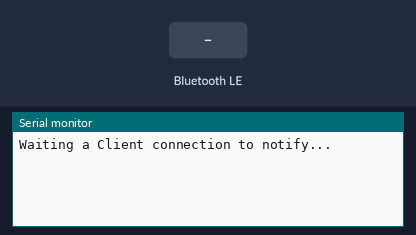
The sketch below on a simulated ESP32. On the bench: the last lines printed to the serial monitor. The inputs (shaded band) are chosen by the test bench. Nothing arrives over Bluetooth unless stated; a phone connects over Bluetooth LE 3 s after start.

Above: at 1.2 s.
1.3 s: Bluetooth LE write "1" received
At 2.5 s:
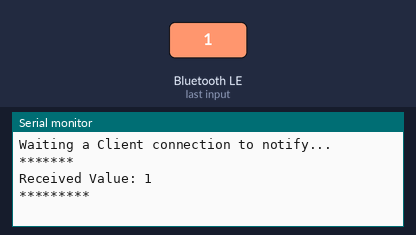
2.8 s: Bluetooth LE write "0" received
At 2.98 s:
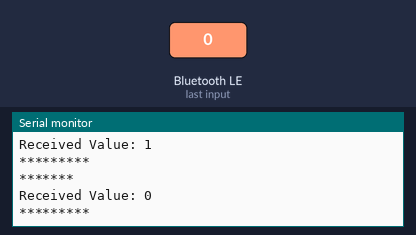
5.5 s: Bluetooth LE write "2" received
At 5.83 s:
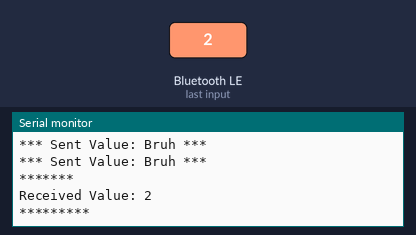

The sketch:

sketch_jan12a.ino
```cpp
#include<BLEDevice.h>
#include<BLEServer.h>
#include<BLEUtils.h>
#include<BLE2902.h>

#define SERVICE_UUID "ab8028b1-198e-4351-b779-901fa0e03715"
#define CHARACTERISTIC_UUID_RX "4aca9682-9736-4e5d-932b-e9b314050495"
#define CHARACTERISTIC_UUID_TX "0972128C-7613-4075-AD52-756F33D4DA95"


BLECharacteristic *characteristicTX;
bool deviceConnected = false;

const int LED = 2;


class ServerCallbacks: public BLEServerCallbacks {
  void onConnect (BLEServer* pServer){
    deviceConnected = true;
  };

  void onDisconnect(BLEServer* pServer){
    deviceConnected = false;
  }

};


class CharacteristicCallbacks: public BLECharacteristicCallbacks{
  void onWrite(BLECharacteristic* characteristic){

    std:: string rxValue = characteristic->getValue();

    if (rxValue.length()>0) {
      Serial.println("*******");
      Serial.print("Received Value: ");

      for (int i = 0; i < rxValue.length(); i++){
      Serial.print(rxValue[i]);
    }


      Serial.println();


      if (rxValue.find("L1") != -1){

       Serial.print("Turning Led on!");
       digitalWrite(LED, HIGH);
      }
      else if (rxValue.find("L0")!= -1){
        Serial.print("Turining LED OFF");
        digitalWrite(LED, LOW);
      }

      Serial.println();
      Serial.println("*********");

      }

  }
};


void setup() {

    Serial.begin(9600);
    BLEDevice::init("Bruno");

    BLEServer*server = BLEDevice::createServer();
    server -> setCallbacks (new ServerCallbacks());
    BLEService*service = server->createService(SERVICE_UUID);

    characteristicTX = service->createCharacteristic(
      CHARACTERISTIC_UUID_TX,
      BLECharacteristic::PROPERTY_NOTIFY
      );

      BLECharacteristic * characteristic = service->createCharacteristic(CHARACTERISTIC_UUID_RX,
      BLECharacteristic::PROPERTY_WRITE
      );

      characteristic ->setCallbacks(new CharacteristicCallbacks());

      service->start();
      server->getAdvertising()->start();

      Serial.println("Waiting a Client connection to notify...");
}

void loop() {
  if (deviceConnected){
    char* txString = "Bruh";

    characteristicTX -> setValue(txString);
    characteristicTX ->notify();

    Serial.print("*** Sent Value: ");
    Serial.print(txString);
    Serial.println(" ***");
    }
delay(1000);


}
```

Measured:
- after the input at 1.3 s, the serial monitor: prints a new line after 0.05 s (image 1)
- after the input at 2.8 s, the serial monitor: prints a new line after 0.05 s (image 2)
- after the input at 5.5 s, the serial monitor: prints a new line after 0.05 s (image 3)
